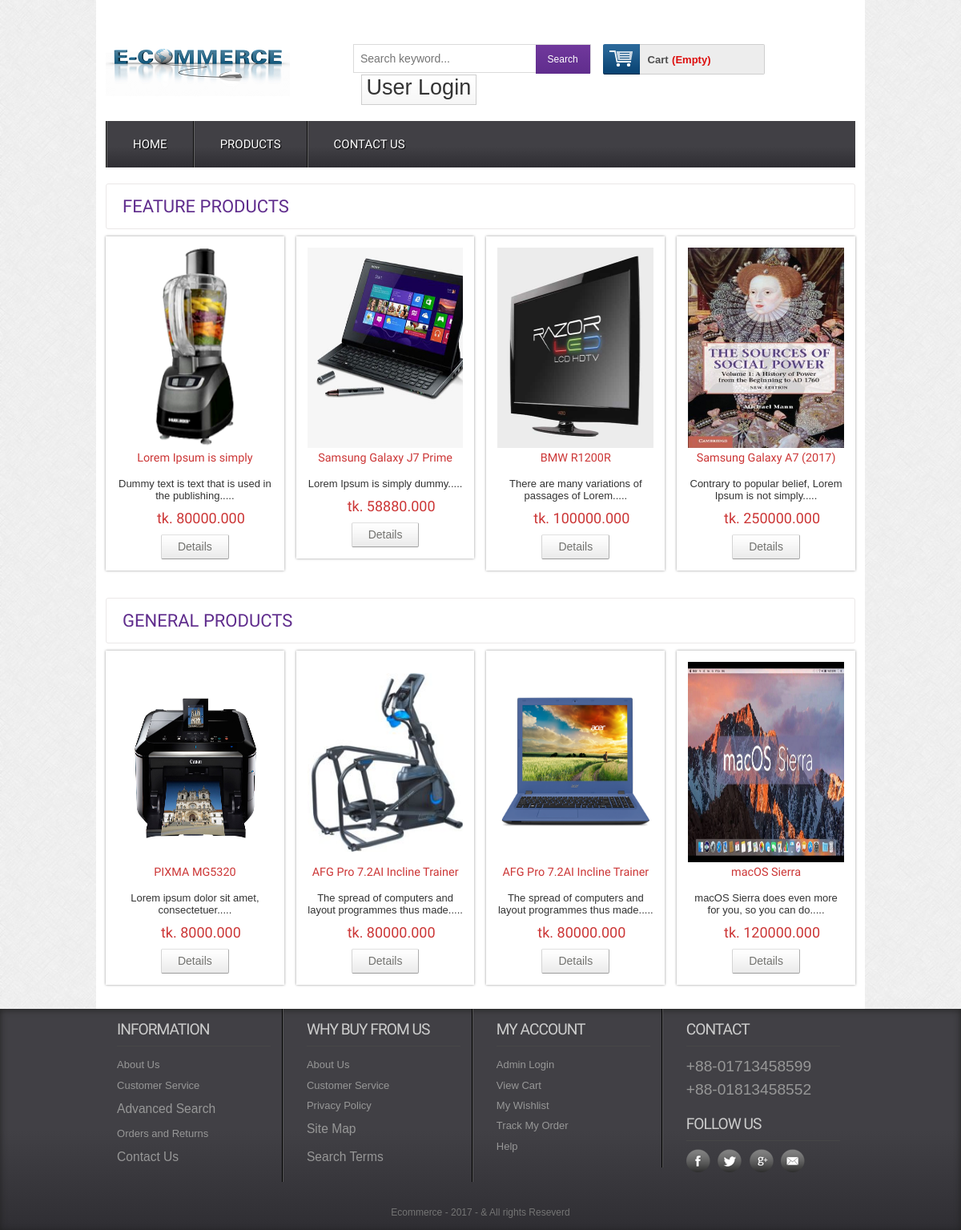
Page /topbrands.php on the committed database.
### tables this page shows
CREATE TABLE `tbl_product` (
  `productId` int(11) NOT NULL,
  `productName` varchar(255) NOT NULL,
  `catId` int(11) NOT NULL,
  `brandId` int(11) NOT NULL,
  `body` text NOT NULL,
  `price` float(10,3) NOT NULL,
  `image` varchar(255) NOT NULL,
  `type` tinyint(4) NOT NULL DEFAULT '0'
);

### classes/product.php (called while the page is built, shortened)
<?php
	$filepath = realpath(dirname(__FILE__));
	include_once ($filepath.'/../lib/Database.php');
	include_once ($filepath.'/../helpers/Format.php');
?>
<?php
class product{
	private $db;
	function __construct()
	{
		$this->db = new Database();
	}
	public function getfeaturedproduct(){
		$query =  "SELECT * FROM tbl_product WHERE type='0' ORDER BY productId ASC LIMIT 4";
		$result = $this->db->select($query);
		return $result;
	}
	public function getgeneralproduct(){
		$query =  "SELECT * FROM tbl_product WHERE type='1' ORDER BY productId ASC LIMIT 4";
		$result = $this->db->select($query);
		return $result;
	}
}
?>

### lib/Database.php (called while the page is built, shortened)
<?php
  Class Database{
     public $host   = DB_HOST;
     public $user   = DB_USER;
     public $pass   = DB_PASS;
     public $dbname = DB_NAME;
     public $link;
private function connectDB(){
 $this->link = new mysqli($this->host, $this->user, $this->pass,
  $this->dbname);
 }
public function select($query){
  $result = $this->link->query($query) or
   die($this->link->error.__LINE__);
  if($result->num_rows > 0){
    return $result;
  } else {
    return false;
  }
 }
}

### helpers/Format.php (called while the page is built, shortened)
<?php
class Format{
 public function textShorten($text, $limit = 400){
  $text = $text. " ";
  $text = substr($text, 0, $limit);
  $text = substr($text, 0, strrpos($text, ' '));
  $text = $text.".....";
  return $text;
 }
}
?>

### topbrands.php (the view, shortened to what this page needs)
<?php include 'inc/header.php';?>
  <div class="main">
    <div class="content">
    	<div class="content_top">
    		<div class="heading">
    		<h3>Feature Products</h3>
    		</div>
    	</div>
	      <div class="section group">
	      <?php
	      	$getfpd = $pd->getfeaturedproduct();
	      	if ($getfpd) {
	      		while ($result = $getfpd->fetch_assoc()) {
	      ?>
				<div class="grid_1_of_4 images_1_of_4">
				 <a href="details.php?productid=<?php echo $result['productId'];?>"><img src="admin/<?php echo $result['image']; ?>" alt="" style="height: 250px; width: 250px"  /></a>
					 <h2><?php echo $result['productName']; ?></h2>
					 <p><?php echo $fm->textShorten($result['body'], 60); ?></p>
					 <p><span class="price">tk. <?php echo $result['price']; ?></span></p>
				     <div class="button"><span><a href="details.php?productid=<?php echo $result['productId'];?>" class="details">Details</a></span></div>
				</div>
			<?php } } ?>
			</div>
			<div class="content_bottom">
    		<div class="heading">
    		<h3>General Products</h3>
    		</div>
    	</div>
			<div class="section group">
		<?php
	      	$getfpd = $pd->getgeneralproduct();
	      	if ($getfpd) {
	      		while ($result = $getfpd->fetch_assoc()) {
	      ?>
				<div class="grid_1_of_4 images_1_of_4">
				 <a href="details.php?productid=<?php echo $result['productId'];?>"><img src="admin/<?php echo $result['image']; ?>" alt="" style="height: 250px; width: 250px" /></a>
					 <h2><?php echo $result['productName']; ?></h2>
					 <p><?php echo $fm->textShorten($result['body'], 60); ?></p>
					 <p><span class="price">tk. <?php echo $result['price']; ?></span></p>
				     <div class="button"><span><a href="details.php?productid=<?php echo $result['productId'];?>" class="details">Details</a></span></div>
				</div>
			<?php } } ?>
			</div>
    </div>
 </div>
<?php include 'inc/footer.php';?>

### css/style.css (style rules this page uses)
html,body,div,span,applet,object,iframe,h1,h2,h3,h4,h5,h6,p,blockquote,pre,a,abbr,acronym,address,big,cite,code,del,dfn,em,img,ins,kbd,q,s,samp,small,strike,strong,sub,sup,tt,var,b,u,i,dl,dt,dd,ol,nav ul,nav li,fieldset,form,label,legend,table,caption,tbody,tfoot,thead,tr,th,td,article,aside,canvas,details,embed,figure,figcaption,footer,header,hgroup,menu,nav,output,ruby,section,summary,time,mark,audio,video { margin:0;padding:0;border:0;font-size:100%;font:inherit;vertical-align:baseline; }
a { text-decoration:none; }
img { max-width:100%; }
body { font-family:Arial, Helvetica, sans-serif; background:url(../images/body_bg3.jpg); }
.section { clear: both; padding: 0px; margin: 0px; }
.group:before, .group:after { content:""; display:table; }
.group:after { clear:both; }
.group { zoom:1; }
.content { padding:20px 0; background:#FFF; }
.content h2 { font-size:23px; color:#6C6C6C; font-family: 'Monda', sans-serif; }
.content_top { padding:15px 20px; border:1px solid #EBE8E8; border-radius:3px; }
.content_bottom { padding:15px 20px; border:1px solid #EBE8E8; border-radius:3px; margin-top:2.6%; }
.heading { float:left; margin-right:10%; }
.heading h3 { font-family: 'Monda', sans-serif; font-size:22px; color:#602D8D; text-transform:uppercase; }
.grid_1_of_4 { display: block; float:left; margin: 1% 0 1% 1.6%; box-shadow: 0px 0px 3px rgb(150, 150, 150); }
.grid_1_of_4:first-child { margin-left: 0; }
.images_1_of_4 { width: 20.8%; padding:1.5%; text-align:center; position:relative; }
.images_1_of_4 img { max-width:100%; }
.images_1_of_4 h2 { color: #CC3636; font-family: 'Monda', sans-serif; font-size:0.9em; font-weight : normal; }
.images_1_of_4 p { font-size:0.8125em; padding:0.4em 0; color: #333; }
.images_1_of_4 p span.price { font-size:18px; font-family: 'Monda', sans-serif; color: #CC3636; margin-left:15px; }
.images_1_of_4 .button { float: left; line-height: 1.9em; margin-top: 0.3em; width: 100%; }
.images_1_of_4 .button a { padding:7px 20px; font-size:0.8em; }
.images_1_of_4 .button a { font-family: "Trebuchet MS",Arial,Helvetica,sans-serif; font-size: 14px; line-height: 15px; text-transform: none; color: #737370; text-decoration: none!important; background: url(../images/button-bg.png) repeat-x 0 0 #E8E8E8; display: inline-block; border-left: 1px solid #D4D4D4!important; border-right: 1px solid #ADADAD!important; border-top: 1px solid #E0E0E0!important; border-bottom: 1px solid #9C9C9C!important; cursor: pointer!important; margin: 0 2px; border-radius: 2px; -moz-border-radius: 2px; -webkit-border-radius: 2px; -webkit-transition: all 0.5s ease; -moz-transition: all 0.5s ease; -o-transition: all 0.5s ease; transition: all 0.5s ease; }

### rows in the picture
tbl_product: image (picture), productName "Lorem Ipsum is simply", body "Dummy text is text that is used in the publishing.....", price "80000.000"
tbl_product: image (picture), productName "Samsung Galaxy J7 Prime", body "Lorem Ipsum is simply dummy.....", price "58880.000"
tbl_product: image (picture), productName "BMW R1200R", body "There are many variations of passages of Lorem.....", price "100000.000"
tbl_product: image (picture), productName "Samsung Galaxy A7 (2017)", body "Contrary to popular belief, Lorem Ipsum is not simply.....", price "250000.000"
tbl_product: image (picture), productName "PIXMA MG5320", body "Lorem ipsum dolor sit amet, consectetuer.....", price "8000.000"
tbl_product: image (picture), productName "AFG Pro 7.2AI Incline Trainer", body "The spread of computers and layout programmes thus made.....", price "80000.000"
tbl_product: image (picture), productName "AFG Pro 7.2AI Incline Trainer", body "The spread of computers and layout programmes thus made.....", price "80000.000"
tbl_product: image (picture), productName "macOS Sierra", body "macOS Sierra does even more for you, so you can do.....", price "120000.000"
